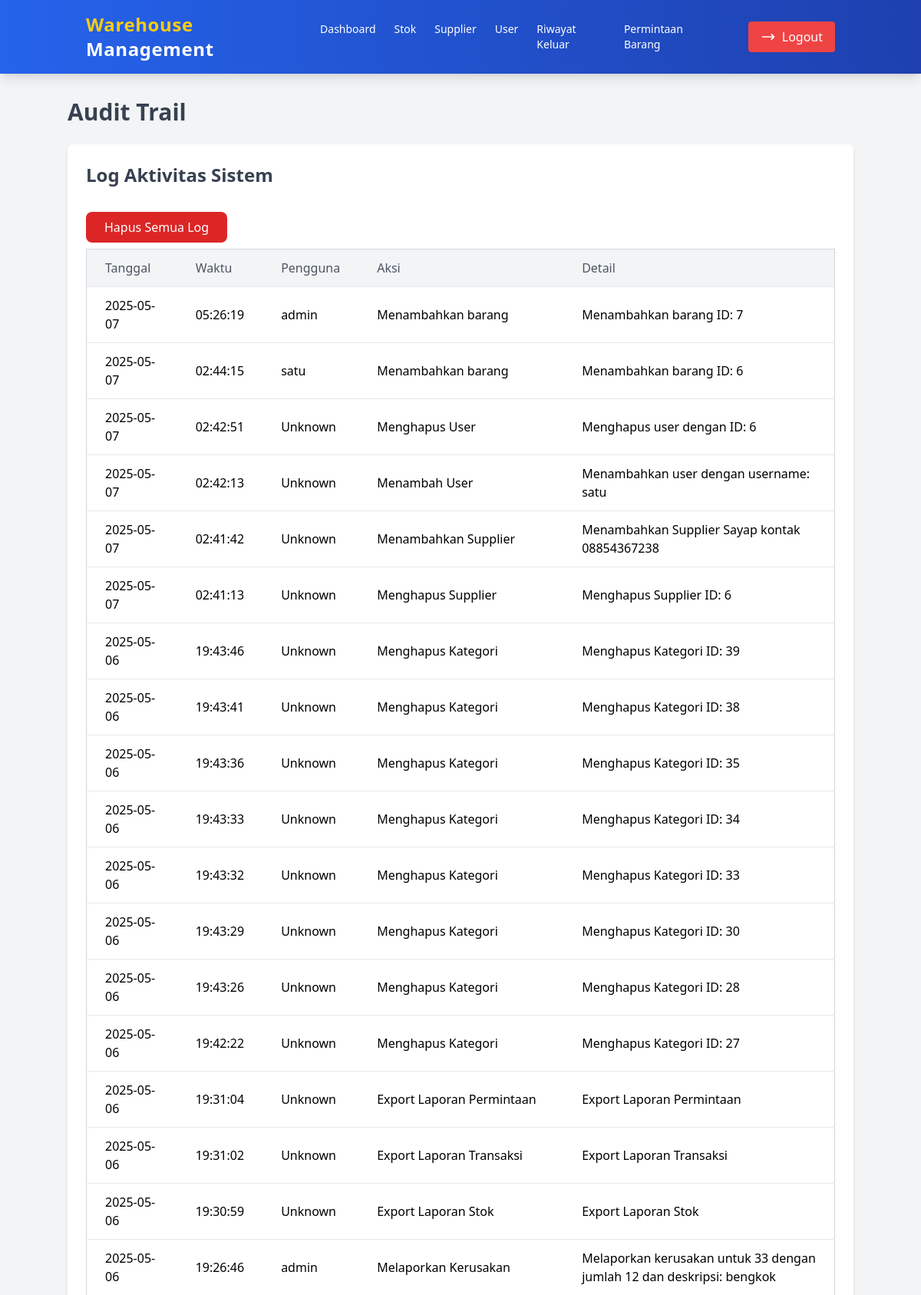
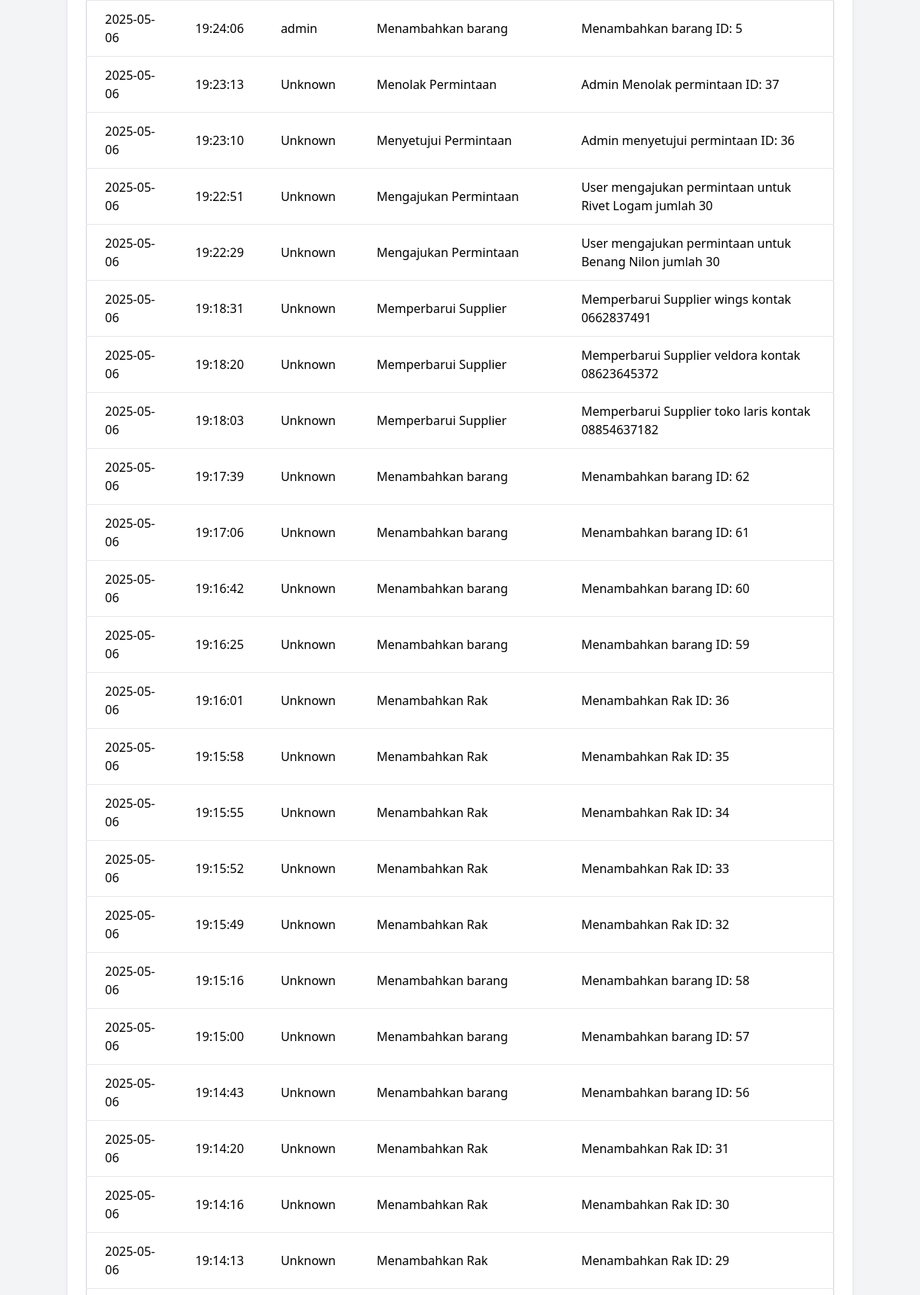
The app's page /admin/audit_trail.php (upper part) with its own data (2 pictures, top to bottom).
### tables this page shows
CREATE TABLE `audit_trail` (
  `id_audit` int(15) NOT NULL,
  `tanggal` date NOT NULL,
  `waktu` time NOT NULL,
  `nama_pengaju` varchar(255) NOT NULL,
  `aksi` varchar(255) NOT NULL,
  `detail` text NOT NULL
);

### admin/audit_trail.php (the view, shortened to what this page needs)
<?php
include('../koneksi.php');
$query = "SELECT tanggal, waktu, nama_pengaju, aksi, detail FROM audit_trail ORDER BY tanggal DESC, waktu DESC";
$result = $conn->query($query);
$auditLogs = [];
if ($result && $result->num_rows > 0) {
    while ($row = $result->fetch_assoc()) {
        $auditLogs[] = $row;
    }
}
?>
<!DOCTYPE html>
<html lang="en">
<head>
    <script src="https://cdn.tailwindcss.com"></script>
</head>
<body class="bg-gray-100 font-sans leading-normal tracking-normal min-h-screen flex flex-col">
        <nav class="bg-gradient-to-r from-blue-600 to-blue-800 text-white shadow-lg">
            <div class="container mx-auto px-6 py-4 flex justify-between items-center">
                <a href="../admin_dashboard.php" class="text-2xl font-extrabold tracking-wide hover:text-yellow-400 transition duration-300">
                    <span class="text-yellow-400">Warehouse</span> Management
                </a>
                <div class="flex items-center space-x-11">
                    <ul class="flex space-x-6 text-sm font-medium">
                        <li>
                            <a href="../admin_dashboard.php" class="hover:text-yellow-400 transition duration-300">Dashboard</a>
                        </li>
                        <li>
                            <a href="kelola_stok.php" class="hover:text-yellow-400 transition duration-300">Stok</a>
                        </li>
                        <li>
                            <a href="kelola_supplier.php" class="hover:text-yellow-400 transition duration-300">Supplier</a>
                        </li>
                        <li>
                            <a href="kelola_user.php" class="hover:text-yellow-400 transition duration-300">User</a>
                        </li>
                        <li>
                            <a href="riwayat.php" class="hover:text-yellow-400 transition duration-300">Riwayat Keluar</a>
                        </li>
                        <li>
                            <a href="kelola_permintaan.php" class="hover:text-yellow-400 transition duration-300">Permintaan Barang</a>
                        </li>
                    </ul>
                    <a href="logout.php" class="flex items-center bg-red-500 px-4 py-2 rounded hover:bg-red-600 transition duration-300">
                        <svg xmlns="http://www.w3.org/2000/svg" class="h-5 w-5 mr-2" fill="none" viewBox="0 0 24 24" stroke="currentColor">
                            <path stroke-linecap="round" stroke-linejoin="round" stroke-width="2" d="M17 16l4-4m0 0l-4-4m4 4H3" />
                        </svg>
                        Logout
                    </a>
                </div>
            </div>
        </nav>
    <div class="container mx-auto mt-8 flex-grow">
        <h1 class="text-3xl font-bold text-gray-700 mb-6">Audit Trail</h1>
        <div class="bg-white shadow-md rounded-lg p-6">
            <h2 class="text-2xl font-bold text-gray-700 mb-4">Log Aktivitas Sistem</h2>
                <div class="mt-8">
                    <form method="POST" onsubmit="return confirm('Apakah Anda yakin ingin menghapus semua log aktivitas?');">
                        <button type="submit" name="delete_all_logs" class="bg-red-600 text-white px-6 py-2 rounded-lg hover:bg-red-700 transition duration-300">
                            Hapus Semua Log
                        </button>
                    </form>
                </div>
            <div class="overflow-x-auto mt-2">
                <table class="min-w-full bg-white border border-gray-300 rounded-lg">
                    <thead class="bg-gray-100">
                        <tr>
                            <th class="py-3 px-6 border-b text-left text-gray-600 font-medium">Tanggal</th>
                            <th class="py-3 px-6 border-b text-left text-gray-600 font-medium">Waktu</th>
                            <th class="py-3 px-6 border-b text-left text-gray-600 font-medium">Pengguna</th>
                            <th class="py-3 px-6 border-b text-left text-gray-600 font-medium">Aksi</th>
                            <th class="py-3 px-6 border-b text-left text-gray-600 font-medium">Detail</th>
                        </tr>
                    </thead>
                    <tbody class="divide-y divide-gray-200">
                        <?php
                        if (!empty($auditLogs)) {
                            foreach ($auditLogs as $log) {
                                echo "<tr class='hover:bg-gray-50'>
                                        <td class='py-3 px-6 border-b'>" . htmlspecialchars($log['tanggal']) . "</td>
                                        <td class='py-3 px-6 border-b'>" . htmlspecialchars($log['waktu']) . "</td>
                                        <td class='py-3 px-6 border-b'>" . htmlspecialchars($log['nama_pengaju']) . "</td>
                                        <td class='py-3 px-6 border-b'>" . htmlspecialchars($log['aksi']) . "</td>
                                        <td class='py-3 px-6 border-b'>" . htmlspecialchars($log['detail']) . "</td>
                                    </tr>";
                            }
                        } else {
                            echo "<tr>
                                    <td colspan='5' class='py-3 px-6 border-b text-center text-gray-500'>Belum ada log aktivitas.</td>
                                </tr>";
                        }
                        ?>
                    </tbody>
                </table>
            </div>
        </div>
    </div>
</body>
</html>

### records on screen
audit_trail: tanggal "2025-05-07", waktu "05:26:19", nama_pengaju "admin", aksi "Menambahkan barang", detail "Menambahkan barang ID: 7"
audit_trail: tanggal "2025-05-07", waktu "02:44:15", nama_pengaju "satu", aksi "Menambahkan barang", detail "Menambahkan barang ID: 6"
audit_trail: tanggal "2025-05-07", waktu "02:42:51", nama_pengaju "Unknown", aksi "Menghapus User", detail "Menghapus user dengan ID: 6"
audit_trail: tanggal "2025-05-07", waktu "02:42:13", nama_pengaju "Unknown", aksi "Menambah User", detail "Menambahkan user dengan username: satu"
audit_trail: tanggal "2025-05-07", waktu "02:41:42", nama_pengaju "Unknown", aksi "Menambahkan Supplier", detail "Menambahkan Supplier Sayap kontak 08854367238"
audit_trail: tanggal "2025-05-07", waktu "02:41:13", nama_pengaju "Unknown", aksi "Menghapus Supplier", detail "Menghapus Supplier ID: 6"
audit_trail: tanggal "2025-05-06", waktu "19:43:46", nama_pengaju "Unknown", aksi "Menghapus Kategori", detail "Menghapus Kategori ID: 39"
audit_trail: tanggal "2025-05-06", waktu "19:43:41", nama_pengaju "Unknown", aksi "Menghapus Kategori", detail "Menghapus Kategori ID: 38"
audit_trail: tanggal "2025-05-06", waktu "19:43:36", nama_pengaju "Unknown", aksi "Menghapus Kategori", detail "Menghapus Kategori ID: 35"
audit_trail: tanggal "2025-05-06", waktu "19:43:33", nama_pengaju "Unknown", aksi "Menghapus Kategori", detail "Menghapus Kategori ID: 34"
audit_trail: tanggal "2025-05-06", waktu "19:43:32", nama_pengaju "Unknown", aksi "Menghapus Kategori", detail "Menghapus Kategori ID: 33"
audit_trail: tanggal "2025-05-06", waktu "19:43:29", nama_pengaju "Unknown", aksi "Menghapus Kategori", detail "Menghapus Kategori ID: 30"
audit_trail: tanggal "2025-05-06", waktu "19:43:26", nama_pengaju "Unknown", aksi "Menghapus Kategori", detail "Menghapus Kategori ID: 28"
audit_trail: tanggal "2025-05-06", waktu "19:42:22", nama_pengaju "Unknown", aksi "Menghapus Kategori", detail "Menghapus Kategori ID: 27"
audit_trail: tanggal "2025-05-06", waktu "19:31:04", nama_pengaju "Unknown", aksi "Export Laporan Permintaan", detail "Export Laporan Permintaan"
audit_trail: tanggal "2025-05-06", waktu "19:31:02", nama_pengaju "Unknown", aksi "Export Laporan Transaksi", detail "Export Laporan Transaksi"
audit_trail: tanggal "2025-05-06", waktu "19:30:59", nama_pengaju "Unknown", aksi "Export Laporan Stok", detail "Export Laporan Stok"
audit_trail: tanggal "2025-05-06", waktu "19:26:46", nama_pengaju "admin", aksi "Melaporkan Kerusakan", detail "Melaporkan kerusakan untuk 33 dengan jumlah 12 dan deskripsi: bengkok"
audit_trail: tanggal "2025-05-06", waktu "19:24:06", nama_pengaju "admin", aksi "Menambahkan barang", detail "Menambahkan barang ID: 5"
audit_trail: tanggal "2025-05-06", waktu "19:23:13", nama_pengaju "Unknown", aksi "Menolak Permintaan", detail "Admin Menolak permintaan ID: 37"
audit_trail: tanggal "2025-05-06", waktu "19:23:10", nama_pengaju "Unknown", aksi "Menyetujui Permintaan", detail "Admin menyetujui permintaan ID: 36"
audit_trail: tanggal "2025-05-06", waktu "19:22:51", nama_pengaju "Unknown", aksi "Mengajukan Permintaan", detail "User mengajukan permintaan untuk Rivet Logam jumlah 30"
audit_trail: tanggal "2025-05-06", waktu "19:22:29", nama_pengaju "Unknown", aksi "Mengajukan Permintaan", detail "User mengajukan permintaan untuk Benang Nilon jumlah 30"
audit_trail: tanggal "2025-05-06", waktu "19:18:31", nama_pengaju "Unknown", aksi "Memperbarui Supplier", detail "Memperbarui Supplier wings kontak 0662837491"
audit_trail: tanggal "2025-05-06", waktu "19:18:20", nama_pengaju "Unknown", aksi "Memperbarui Supplier", detail "Memperbarui Supplier veldora kontak 08623645372"
audit_trail: tanggal "2025-05-06", waktu "19:18:03", nama_pengaju "Unknown", aksi "Memperbarui Supplier", detail "Memperbarui Supplier toko laris kontak 08854637182"
audit_trail: tanggal "2025-05-06", waktu "19:17:39", nama_pengaju "Unknown", aksi "Menambahkan barang", detail "Menambahkan barang ID: 62"
audit_trail: tanggal "2025-05-06", waktu "19:17:06", nama_pengaju "Unknown", aksi "Menambahkan barang", detail "Menambahkan barang ID: 61"
audit_trail: tanggal "2025-05-06", waktu "19:16:42", nama_pengaju "Unknown", aksi "Menambahkan barang", detail "Menambahkan barang ID: 60"
audit_trail: tanggal "2025-05-06", waktu "19:16:25", nama_pengaju "Unknown", aksi "Menambahkan barang", detail "Menambahkan barang ID: 59"
audit_trail: tanggal "2025-05-06", waktu "19:16:01", nama_pengaju "Unknown", aksi "Menambahkan Rak", detail "Menambahkan Rak ID: 36"
audit_trail: tanggal "2025-05-06", waktu "19:15:58", nama_pengaju "Unknown", aksi "Menambahkan Rak", detail "Menambahkan Rak ID: 35"
audit_trail: tanggal "2025-05-06", waktu "19:15:55", nama_pengaju "Unknown", aksi "Menambahkan Rak", detail "Menambahkan Rak ID: 34"
audit_trail: tanggal "2025-05-06", waktu "19:15:52", nama_pengaju "Unknown", aksi "Menambahkan Rak", detail "Menambahkan Rak ID: 33"
audit_trail: tanggal "2025-05-06", waktu "19:15:49", nama_pengaju "Unknown", aksi "Menambahkan Rak", detail "Menambahkan Rak ID: 32"
audit_trail: tanggal "2025-05-06", waktu "19:15:16", nama_pengaju "Unknown", aksi "Menambahkan barang", detail "Menambahkan barang ID: 58"
audit_trail: tanggal "2025-05-06", waktu "19:15:00", nama_pengaju "Unknown", aksi "Menambahkan barang", detail "Menambahkan barang ID: 57"
audit_trail: tanggal "2025-05-06", waktu "19:14:43", nama_pengaju "Unknown", aksi "Menambahkan barang", detail "Menambahkan barang ID: 56"
audit_trail: tanggal "2025-05-06", waktu "19:14:20", nama_pengaju "Unknown", aksi "Menambahkan Rak", detail "Menambahkan Rak ID: 31"
audit_trail: tanggal "2025-05-06", waktu "19:14:16", nama_pengaju "Unknown", aksi "Menambahkan Rak", detail "Menambahkan Rak ID: 30"
audit_trail: tanggal "2025-05-06", waktu "19:14:13", nama_pengaju "Unknown", aksi "Menambahkan Rak", detail "Menambahkan Rak ID: 29"
